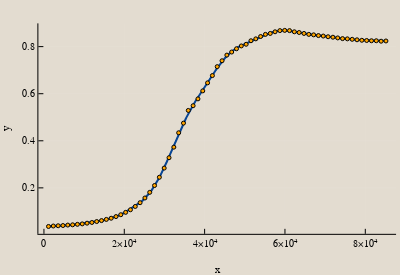

Here is the notebook cell this chart was saved with:
### Code cell
predictive_regression(y, range(minimum(t), stop=maximum(t), length=500), data=[t, N])

### Figure 1 — Plotly figure (JSON) as saved in the notebook; plotly's stock layout.template omitted (floating-point values rounded to 4 significant figures; data arrays with more than 128 entries replaced by an {"elided": "..."} marker saying what was removed)
{"data": [{"fill": "tozeroy", "fillcolor": "rgba(158, 202, 225, 1.000)", "hoverinfo": "none", "legendgroup": "y1", "line": {"color": "rgba(0, 0, 0, 0.000)", "dash": "solid", "width": 0}, "mode": "lines", "name": "y1", "showlegend": true, "type": "scatter", "x": {"elided": "1001 float values"}, "xaxis": "x1", "y": {"elided": "1001 float values"}, "yaxis": "y1"}, {"fill": "tozeroy", "fillcolor": "rgba(107, 174, 214, 1.000)", "hoverinfo": "none", "legendgroup": "y2", "line": {"color": "rgba(0, 0, 0, 0.000)", "dash": "solid", "width": 0}, "mode": "lines", "name": "y2", "showlegend": true, "type": "scatter", "x": {"elided": "1001 float values"}, "xaxis": "x1", "y": {"elided": "1001 float values"}, "yaxis": "y1"}, {"fill": "tozeroy", "fillcolor": "rgba(66, 146, 198, 1.000)", "hoverinfo": "none", "legendgroup": "y3", "line": {"color": "rgba(0, 0, 0, 0.000)", "dash": "solid", "width": 0}, "mode": "lines", "name": "y3", "showlegend": true, "type": "scatter", "x": {"elided": "1001 float values"}, "xaxis": "x1", "y": {"elided": "1001 float values"}, "yaxis": "y1"}, {"fill": "tozeroy", "fillcolor": "rgba(33, 113, 181, 1.000)", "hoverinfo": "none", "legendgroup": "y4", "line": {"color": "rgba(0, 0, 0, 0.000)", "dash": "solid", "width": 0}, "mode": "lines", "name": "y4", "showlegend": true, "type": "scatter", "x": {"elided": "1001 float values"}, "xaxis": "x1", "y": {"elided": "1001 float values"}, "yaxis": "y1"}, {"colorbar": {"title": ""}, "legendgroup": "y5", "line": {"color": "rgba(8, 69, 148, 1.000)", "dash": "solid", "shape": "linear", "width": 2}, "mode": "lines", "name": "y5", "showlegend": true, "type": "scatter", "x": {"elided": "500 float values"}, "xaxis": "x1", "y": {"elided": "500 float values"}, "yaxis": "y1", "zmax": null, "zmin": null}, {"colorbar": {"title": ""}, "legendgroup": "y6", "marker": {"color": "rgba(255, 165, 0, 1.000)", "line": {"color": "rgba(0, 0, 0, 1.000)", "width": 1}, "size": 4, "symbol": "circle"}, "mode": "markers", "name": "y6", "showlegend": true, "type": "scatter", "x": [1137, 2337, 3537, 4737, 5937, 7137, 8337, 9537, 10737, 11937, 13137, 14337, 15537, 16737, 17937, 19137, 20337, 21537, 22737, 23937, 25137, 26337, 27537, 28737, 29937, 31137, 32337, 33537, 34737, 35937, 37137, 38337, 39537, 40737, 41937, 43137, 44337, 45537, 46737, 47937, 49137, 50337, 51537, 52737, 53937, 55137, 56337, 57537, 58737, 59937, 61137, 62337, 63537, 64737, 65937, 67137, 68337, 69537, 70737, 71937, 73137, 74337, 75537, 76737, 77937, 79137, 80337, 81537, 82737, 83937, 85137], "xaxis": "x1", "y": [0.036, 0.038, 0.039, 0.04, 0.042, 0.043, 0.045, 0.047, 0.05, 0.053, 0.057, 0.061, 0.066, 0.071, 0.078, 0.086, 0.096, 0.107, 0.121, 0.137, 0.157, 0.181, 0.21, 0.245, 0.284, 0.328, 0.373, 0.434, 0.475, 0.529, 0.549, 0.578, 0.612, 0.646, 0.677, 0.715, 0.74, 0.764, 0.777, 0.791, 0.803, 0.81, 0.825, 0.833, 0.843, 0.852, 0.856, 0.863, 0.868, 0.869, 0.868, 0.863, 0.86, 0.856, 0.852, 0.85, 0.847, 0.845, 0.842, 0.84, 0.837, 0.834, 0.833, 0.831, 0.829, 0.827, 0.826, 0.825, 0.825, 0.823, 0.824], "yaxis": "y1", "zmax": null, "zmin": null}], "layout": {"annotations": [], "height": 275, "margin": {"b": 20, "l": 0, "r": 0, "t": 20}, "paper_bgcolor": "rgba(227, 220, 208, 1.000)", "plot_bgcolor": "rgba(227, 220, 208, 1.000)", "showlegend": false, "width": 400, "xaxis": {"anchor": "y1", "domain": [0.09595, 0.9902], "gridcolor": "rgba(255, 255, 255, 0.100)", "gridwidth": 0.5, "linecolor": "rgba(0, 0, 0, 1.000)", "mirror": false, "range": [-1383, 87657], "showgrid": true, "showline": true, "showticklabels": true, "tickangle": 0, "tickcolor": "rgb(0, 0, 0)", "tickfont": {"color": "rgba(0, 0, 0, 1.000)", "family": "Lucida Sans Unicode", "size": 10}, "tickmode": "array", "ticks": "inside", "ticktext": ["0", "2×10⁴", "4×10⁴", "6×10⁴", "8×10⁴"], "tickvals": [0, 20000, 40000, 60000, 80000], "title": "x", "titlefont": {"color": "rgba(0, 0, 0, 1.000)", "family": "Lucida Sans Unicode", "size": 11}, "type": "-", "visible": true, "zeroline": false, "zerolinecolor": "rgba(0, 0, 0, 1.000)"}, "yaxis": {"anchor": "x1", "domain": [0.09007, 0.9857], "gridcolor": "rgba(255, 255, 255, 0.100)", "gridwidth": 0.5, "linecolor": "rgba(0, 0, 0, 1.000)", "mirror": false, "range": [0.004737, 0.8988], "showgrid": true, "showline": true, "showticklabels": true, "tickangle": 0, "tickcolor": "rgb(0, 0, 0)", "tickfont": {"color": "rgba(0, 0, 0, 1.000)", "family": "Lucida Sans Unicode", "size": 10}, "tickmode": "array", "ticks": "inside", "ticktext": ["0.2", "0.4", "0.6", "0.8"], "tickvals": [0.2, 0.4, 0.6, 0.8], "title": "y", "titlefont": {"color": "rgba(0, 0, 0, 1.000)", "family": "Lucida Sans Unicode", "size": 11}, "type": "-", "visible": true, "zeroline": false, "zerolinecolor": "rgba(0, 0, 0, 1.000)"}}}
